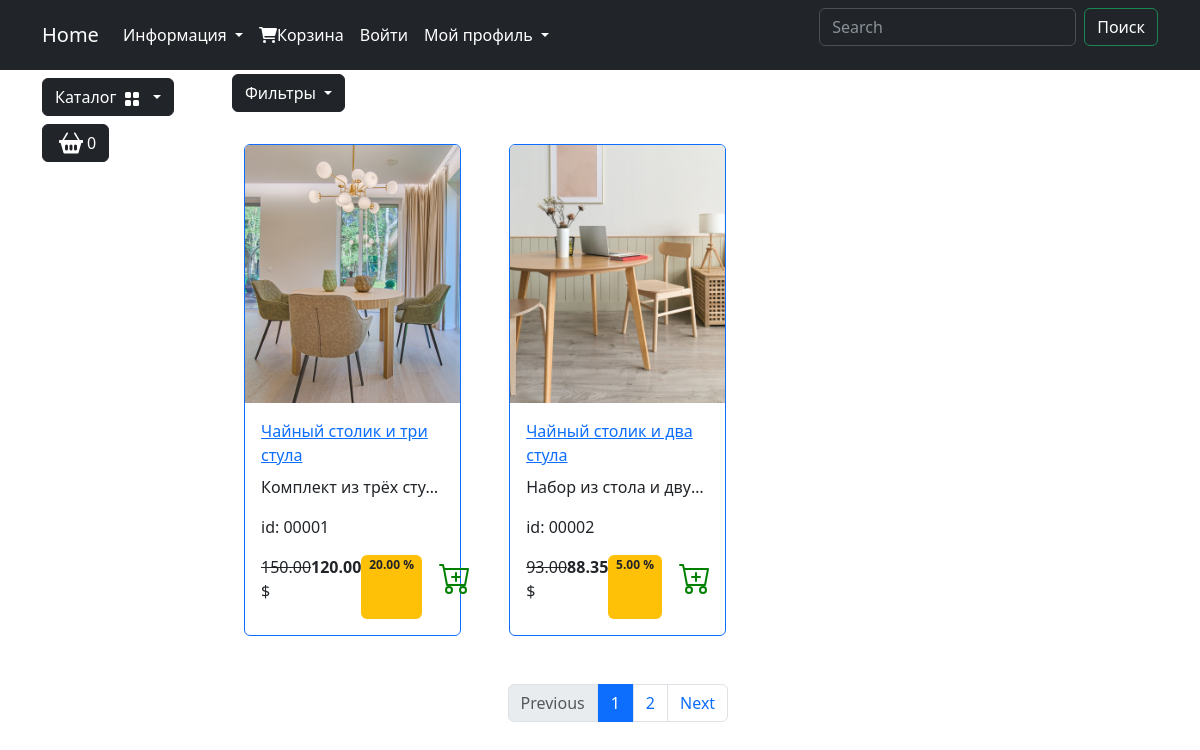
The app's page /catalog/search/ with its own data.
### goods/models.py (models this page shows, shortened)
class Products(models.Model):
    name = models.CharField("Назва", max_length=100, unique=True)
    slug = models.SlugField('url', max_length=150, unique=True, blank=True, null=True)
    description= models.TextField("Опис",blank=True, null=True)
    image = models.ImageField('Зображення' ,upload_to='goods_images',blank=True, null=True)
    price = models.DecimalField('Ціна',default=0.00, max_digits=7, decimal_places=2)
    discount = models.DecimalField('Знижка',default=0.00, max_digits=4, decimal_places=2)
    quantity = models.PositiveIntegerField('Кількість',default=0)
    category = models.ForeignKey(to=Categories,on_delete=models.PROTECT,verbose_name='Категорія')
    class Meta:
        db_table: str = "product"
        verbose_name= "Продукт"
        verbose_name_plural= "Продукти"
        ordering = ('id',)
    def display_id(self): #Це ID товару записано
        return f' {self.id:05}'
    def sell_price(self): #Це знижка
        if self.discount:
            return round (self.price - self.price * self.discount/100,2)
        return self.price

### goods/views.py (the view)
# urls.py: path('catalog/', include('goods.urls', namespace='catalog')),
def catalog(request, category_slug=None):
 page=request.GET.get('page',1)#таким способом ми будемо передавати ту сторінку на яку ми клікаємо
 on_sale = request.GET.get('on_sale',None) #Ця фунція відповідає за фільтрацію
 order_by = request.GET.get('order_by',None) #Ця функція відповідає за порядок товарів
 query = request.GET.get('q',None)
 if query:
  goods = q_search(query)
  if query.isdigit() and goods.exists() and goods.count() == 1:
     product = goods.first()
     return redirect('catalog:product',product_slug=product.slug)
 elif category_slug is None or category_slug.lower() == 'all':
  goods = Products.objects.all()
 else:
  goods = get_list_or_404 (Products.objects.filter(category__slug=category_slug)) #Get list для того щоб якщо браузер
 if on_sale:
    goods = goods.filter(discount__gt=0) #те що у дужках вказує на те що ми фільтруємо товари по знижці
 if order_by and order_by != 'default':
    goods = goods.order_by(order_by)
 paginator = Paginator(goods, 2 ) #Тут я роблю те скільки товарів буде відображатись на сторінці
 current_page = paginator.get_page(page) #Це номер сторінки який я відображаю
 context = {
  "title": "Home - Каталог",
  "goods": current_page,
  "page_slug": category_slug,
 }
 return render(request, 'goods/catalog.html', context)

### goods/templatetags/goods_tags.py (called while the page is built)
@register.simple_tag() #Реєстрація для того щоб я міг взаємодіяти з функцією де завгодно
def tag_categories(): #Функція повертає каталог коли ми у якомусь розділі
    return Categories.objects.all()

@register.simple_tag(takes_context=True)
def change_params(context,**kwargs):
    query = context['request'].GET.dict() #query служить звичайним Python-словником , який тимчасово зберігає всі шматочки адресного рядка (URL-параметри).
    query.update(kwargs) # update бере нові значення з kwargs (ті, що я передаєю у тег всередині HTML) і додає їх до нашого query
    return urlencode (query)

### goods/templates/goods/catalog.html (shortened to what this page needs)
{% extends 'main/base.html' %}
{% load static %}
{% load goods_tags %}
{% block content %}
<div class="col-lg-10">
                    <div class="row">
                        <div class="dropdown mb-2">
                            <button class="btn btn-secondary dropdown-toggle btn-dark" type="button" data-bs-toggle="dropdown"
                                aria-expanded="false">
                                Фильтры
                            </button>
                        </div>
                        {% for product in goods %}
                        <div class="col-lg-4 col-md-6 p-4">
                            <div class="card border-primary rounded custom-shadow">
                                {% if product.image %}
                                <img src="{{ product.image.url }}" class="card-img-top" alt="...">
                                {% endif %}
                                <div class="card-body">
                                    <a href="{% url 'catalog:product' product.slug %}">
                                        <p class="card-title">{{ product.name }}</p>
                                    </a>
                                    <p class="card-text text-truncate">{{product.description}}</p>
                                    <p class="product_id">id: {{ product.display_id }} </p>
                                    <div class="d-flex justify-content-between">
                                        {% if product.discount %}
                                        <p><s>{{product.price}}</s> $</p>
                                        <p><strong>{{ product.sell_price }}</strong></p>
                                         <span class="badge bg-warning text-dark">{{ product.discount }} %</span>
                                        {% else %}
                                        <p><strong>{{product.price}}</strong></p>
                                        {% endif %}
                                        <a href="#" class="btn add-to-cart">
                                            <img class="mx-1" src="{% static 'deps/icons/cart-plus.svg' %}" alt="Catalog Icon"
                                                width="32" height="32">
                                        </a>
                                    </div>
                                </div>
                            </div>
                        </div>
                            {% endfor %}
                    </div>
                    <nav aria-label="Page navigation example">
                        <ul class="pagination justify-content-center my-4">
                            <div class="custom-shadow d-flex">
                                <li class="page-item {% if not goods.has_previous %}disabled{% endif %}">
                                  <a class="page-link" href="{% if goods.has_previous %}?{% change_params page=goods.previous_page_number %}{% else %}#{% endif %}"
                                  >Previous</a>
                                </li>
                                {% for page in goods.paginator.page_range  %}
                                {% if page >= goods.number|add:-2 and page < goods.number|add:2 %}
                                <li class="page-item> {% if goods.number == page %} active {% endif %}">
                                    <a class="page-link" href="?{% change_params page=page %}">{{ page }}</a></li>
                                {% endif %}
                                {% endfor %}
                                 <li class="page-item {% if not goods.has_next %}disabled{% endif %}">
                                     <a class="page-link" href="{% if goods.has_next %}?{% change_params page=goods.next_page_number %}{% else %}
                                  #
                                  {% endif %}"
                                  >Next</a>
                                </li>
                            </div>
                        </ul>
                    </nav>
                </div>
{% endblock %}

### main/templates/main/base.html (shortened to what this page needs)
{% load static %}
{% load goods_tags %}
<html lang="en">
<head>
    <link rel="stylesheet" href="https://cdnjs.cloudflare.com/ajax/libs/font-awesome/6.0.0/css/all.min.css">
    <link rel="stylesheet" href="{% static 'deps/css/bootstrap/bootstrap.min.css' %}">
    <link rel="stylesheet" href="{% static 'deps/css/bootstrap/bootstrap.min.css' %}">
</head>
<body>
    <header>
        <nav class="navbar navbar-expand-lg bg-dark" data-bs-theme="dark">
            <div class="container">
                <a class="navbar-brand" href="{% url 'main:index' %}">Home</a>
                <div class="collapse navbar-collapse" id="navbarSupportedContent">
                    <ul class="navbar-nav me-auto mb-2 mb-lg-0">
                        <li class="nav-item dropdown ">
                            <a class="nav-link dropdown-toggle text-white" href="#" role="button"
                                data-bs-toggle="dropdown" aria-expanded="false">
                                Информация
                            </a>
                        </li>
                        <li class="nav-item">
                            <a class="nav-link  text-white" href="carts/cart.html"><i class="fa-solid fa-cart-shopping"></i>Корзина</a>
                        </li>
                        <li class="nav-item">
                            <a class="nav-link  text-white" href="users/login.html">Войти</a>
                        </li>
                        <li class="nav-item dropdown ">
                            <a class="nav-link dropdown-toggle text-white" href="#" role="button"
                                data-bs-toggle="dropdown" aria-expanded="false">
                                Мой профиль
                            </a>
                        </li>
                    </ul>
                    <form class="d-flex" role="search" action="{% url 'catalog:search' %}" method="get" >
                        <input class="form-control me-2" type="search" name="q" placeholder="Search" aria-label="Search">
                        <button class="btn btn-outline-success text-white" type="submit">Поиск</button>
                    </form>
                </div>
            </div>
        </nav>
    </header>
    <section>
        <div class="container">
            <div class="row mt-1 position-fixed z-3">
                <div class="dropdown mb-2">
                    <button class="btn btn-secondary dropdown-toggle btn-dark" type="button" data-bs-toggle="dropdown"
                        aria-expanded="false">
                        Каталог
                        <img class="mx-1" src="{% static 'deps/icons/grid-fill.svg'%}" alt="Catalog Icon" width="16"
                            height="16">
                    </button>
                        {% tag_categories as categories %}
                </div>
                <div>
                    <button type="button" class="btn btn-dark btn-secondary d-flex" id="modalButton"
                        aria-expanded="false">
                        <img class="mx-1" src="{%static 'deps/icons/basket2-fill.svg' %}" alt="Catalog Icon" width="24"
                            height="24">
                        <span id="goods-in-cart-count">0</span>
                    </button>
                </div>
            </div>
        </div>
        <div class="container">
            <div class="row mt-1">
                <div class="col-lg-2">
                </div>
                <div class="col-lg-10">
                    {% block content %} {% endblock %}
                </div>
            </div>
        </div>
    </section>
</body>
</html>

### records on screen
Products: image (picture), name "Чайный столик и три стула", description "Комплект из трёх сту…", display_id "00001", price "150.00", sell_price "120.00", discount "20.00"
Products: image (picture), name "Чайный столик и два стула", description "Набор из стола и дву…", display_id "00002", price "93.00", sell_price "88.35", discount "5.00"

### other values on screen
{{ page }} "1" "2"
